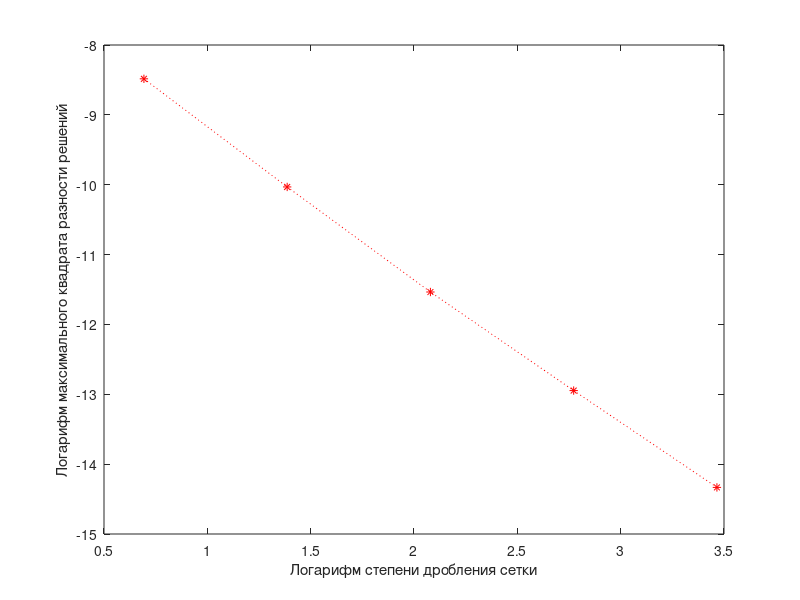

The MATLAB script that drew this image:
delta = 2.067142159891546e-04;
delta2 = delta/4.7;
delta3 = delta2/4.5;
delta4 = delta3/4.1;
delta5 = delta4/4;
x = [2,4,8,16,32];
x1 = log(x)
y = [delta, delta2, delta3, delta4, delta5];
y1 = log(y)
plot(x1,y1, ':r*')
xlabel('Логарифм степени дробления сетки')
ylabel('Логарифм максимального квадрата разности решений')